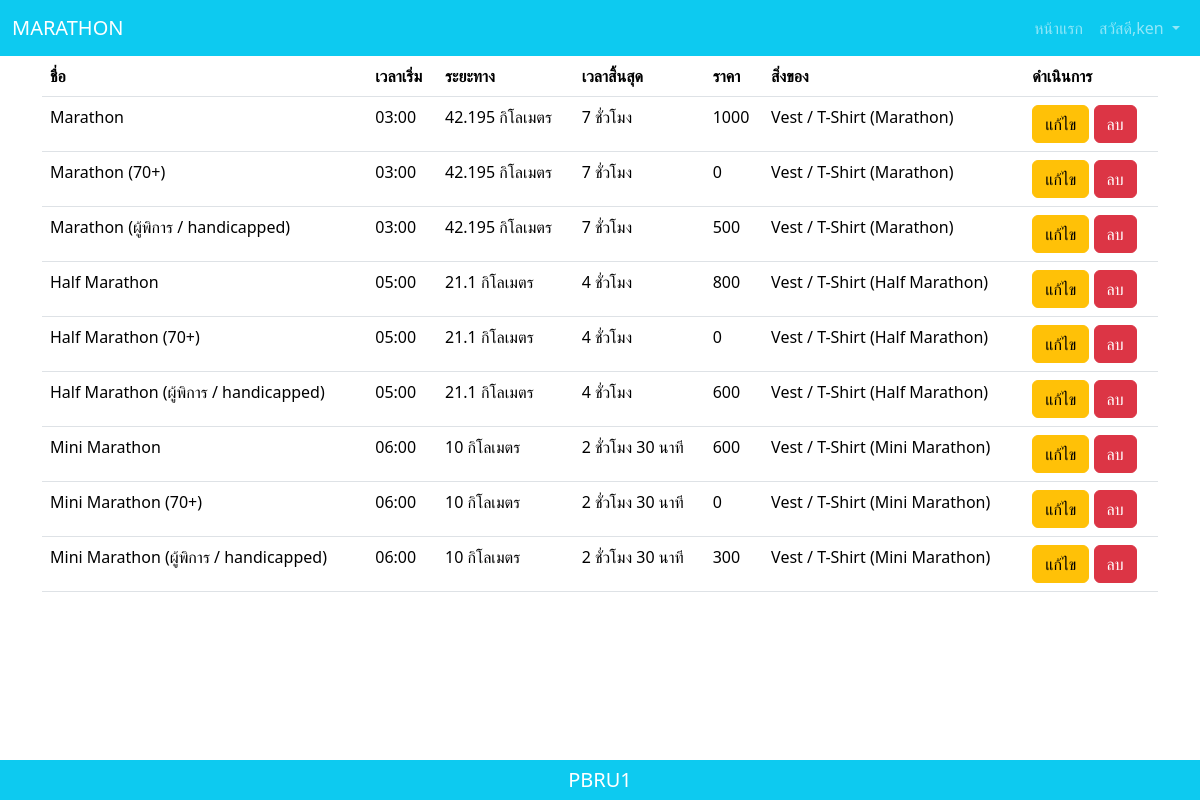
Page /pbru2/select_race.php (signed in) on the committed database.
### tables this page shows
CREATE TABLE `race_type` (
  `race_id` int(11) NOT NULL,
  `race_name` varchar(100) NOT NULL,
  `start_time` varchar(100) NOT NULL,
  `distance` varchar(100) NOT NULL,
  `time_limit` varchar(100) NOT NULL,
  `fee` int(11) NOT NULL,
  `Giveaway` text NOT NULL
);

### pbru2/db/connect.php (called while the page is built, shortened)
<?php
$host ="localhost";
$username="root";
$password="";
$db="pbru2";
$dsn="mysql:host=$host;dbname=$db;charset=utf8";
try{
    $pdo = new PDO($dsn,$username,$password);
}catch(PDOException $e){
    echo $e->getMessage();
    return false;
}
require_once "controller.php";
$controller = new controller($pdo);
?>

### pbru2/db/controller.php (called while the page is built, shortened)
<?php
class controller{
    private $db;
    function __construct($con){
        $this->db=$con;
    }
    function get_race_type(){
        try{
            $sql="SELECT * FROM race_type";
            $result = $this->db->query($sql);
            return $result;
        }catch(PDOException $e){
            echo $e->getMessage();
            return false;
        }
    }
}
?>

### pbru2/select_race.php (the view)
<?php
require_once("db/connect.php");
require_once("layout/header.php");
$result = $controller->get_race_type();
?>
<div class="container">
    <table class="table">
        <thead>
            <tr>
                <th>ชื่อ</th>
                <th>เวลาเริ่ม</th>
                <th>ระยะทาง</th>
                <th>เวลาสิ้นสุด</th>
                <th>ราคา</th>
                <th>สิ่งของ</th>
                <th>
                    ดำเนินการ
                </th>
            </tr>
        </thead>
        <tbody>
            <?php while($row = $result->fetch(PDO::FETCH_ASSOC)){?>
            <tr>
                <td><?php echo $row["race_name"];?></td>
                <td><?php echo $row["start_time"];?></td>
                <td><?php echo $row["distance"];?></td>
                <td><?php echo $row["time_limit"];?></td>
                <td><?php echo $row["fee"];?></td>
                <td><?php echo $row["Giveaway"];?></td>
                <td>
                    <a href="edit.php?id=<?php echo $row["race_id"];?>" class="btn btn-warning">แก้ไข</a>
                    <a onclick="return confirm('คุณต้องการลบหรือไม่?')";
                     href="delete.php?id=<?php echo $row["race_id"];?>" class="btn btn-danger">ลบ</a>
                </td>
            </tr>
            <?php  };?>
        </tbody>
    </table>
</div>
<?php
require_once("layout/footer.php")
?>

### rows in the picture
race_type: race_name "Marathon", start_time "03:00", distance "42.195 กิโลเมตร", time_limit "7 ชั่วโมง", fee "1000", Giveaway "Vest / T-Shirt (Marathon)"
race_type: race_name "Marathon (70+)", start_time "03:00", distance "42.195 กิโลเมตร", time_limit "7 ชั่วโมง", fee "0", Giveaway "Vest / T-Shirt (Marathon)"
race_type: race_name "Marathon (ผู้พิการ / handicapped)", start_time "03:00", distance "42.195 กิโลเมตร", time_limit "7 ชั่วโมง", fee "500", Giveaway "Vest / T-Shirt (Marathon)"
race_type: race_name "Half Marathon", start_time "05:00", distance "21.1 กิโลเมตร", time_limit "4 ชั่วโมง", fee "800", Giveaway "Vest / T-Shirt (Half Marathon)"
race_type: race_name "Half Marathon (70+)", start_time "05:00", distance "21.1 กิโลเมตร", time_limit "4 ชั่วโมง", fee "0", Giveaway "Vest / T-Shirt (Half Marathon)"
race_type: race_name "Half Marathon (ผู้พิการ / handicapped)", start_time "05:00", distance "21.1 กิโลเมตร", time_limit "4 ชั่วโมง", fee "600", Giveaway "Vest / T-Shirt (Half Marathon)"
race_type: race_name "Mini Marathon", start_time "06:00", distance "10 กิโลเมตร", time_limit "2 ชั่วโมง 30 นาที", fee "600", Giveaway "Vest / T-Shirt (Mini Marathon)"
race_type: race_name "Mini Marathon (70+)", start_time "06:00", distance "10 กิโลเมตร", time_limit "2 ชั่วโมง 30 นาที", fee "0", Giveaway "Vest / T-Shirt (Mini Marathon)"
race_type: race_name "Mini Marathon (ผู้พิการ / handicapped)", start_time "06:00", distance "10 กิโลเมตร", time_limit "2 ชั่วโมง 30 นาที", fee "300", Giveaway "Vest / T-Shirt (Mini Marathon)"

### other values in the picture
$_SESSION["username"] "ken"
